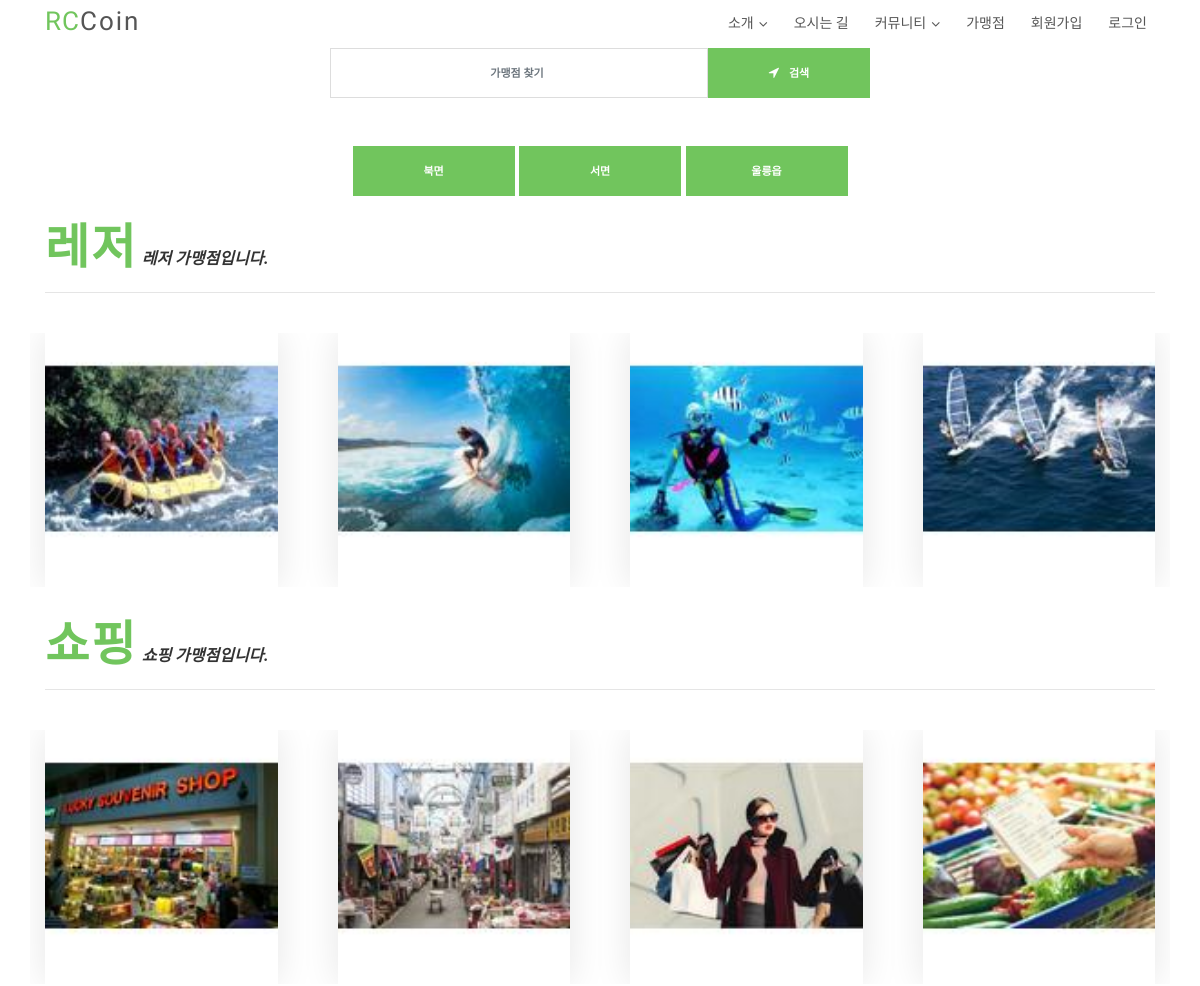
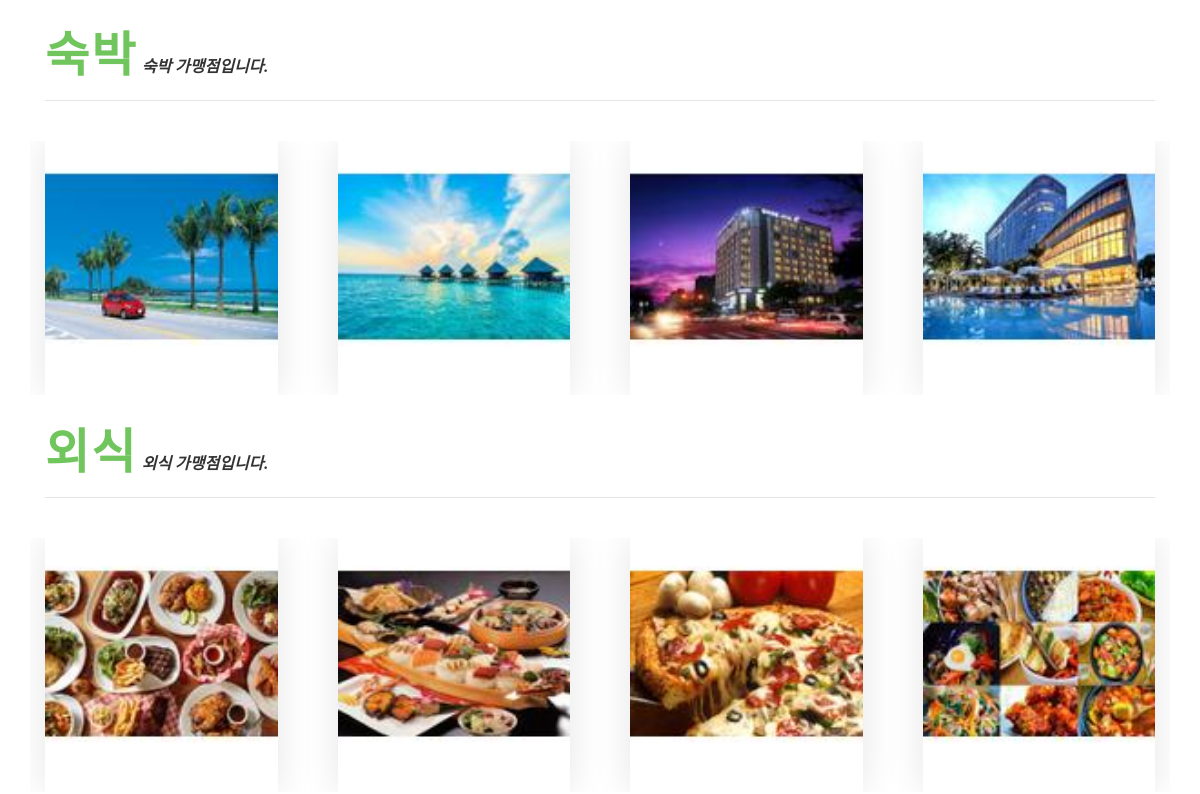
/photo/ (upper part), run on an earlier commit of the app's database (2 pictures, top to bottom).
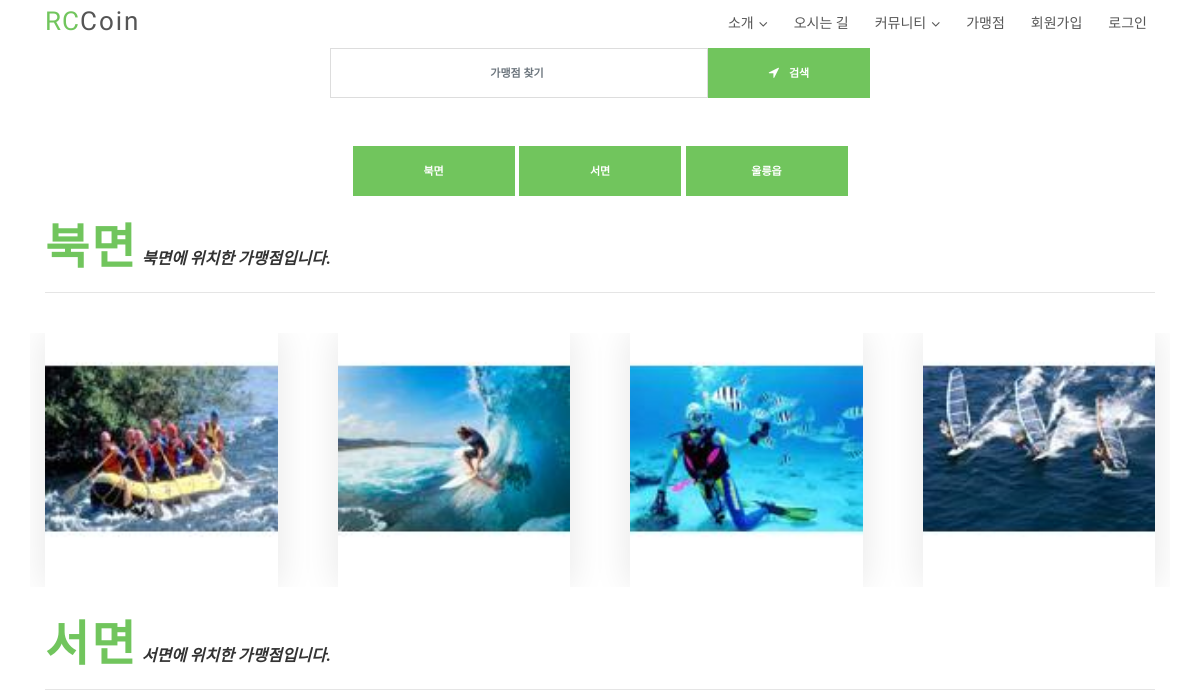
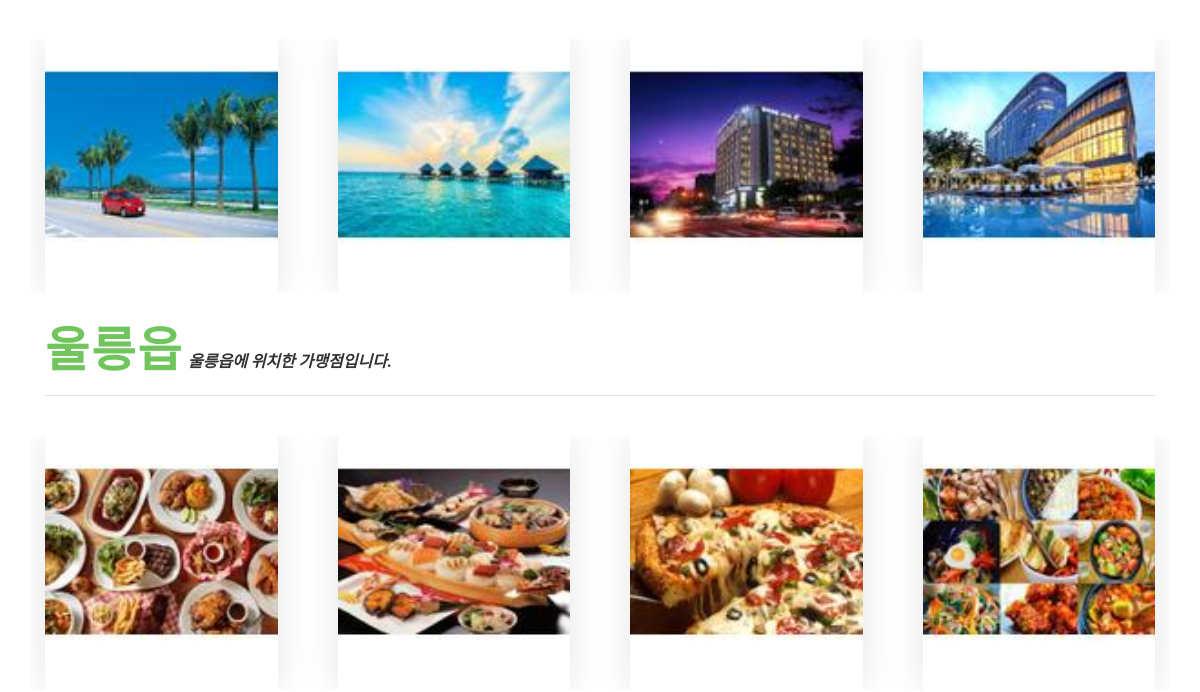
And on a later commit of the database (2 pictures, top to bottom).
### photo/models.py (models this page shows, shortened)
@python_2_unicode_compatible
class Album(models.Model):
    name = models.CharField(max_length=50)
    description = models.CharField('One Line Description', max_length=100, blank=True)
    class Meta:
        ordering = ['name']

@python_2_unicode_compatible
class Photo(models.Model):
    album = models.ForeignKey('Album', on_delete=models.CASCADE)
    title = models.CharField(max_length=50)
    image = ThumbnailImageField(upload_to='photo/%Y/%m')
    description = models.TextField('Photo Description', blank=True)
    upload_date = models.DateTimeField('Upload Date', auto_now_add=True)
    class Meta:
        ordering = ['title']
    def get_absolute_url(self):
        return reverse('photo:photo_detail', args=(self.id,))

### photo/views.py (the view)
class AlbumLV(ListView):
    model = Album

### photo/fields.py (called while the page is built)
def _add_thumb(s):
    parts = s.split(".")
    parts.insert(-1, "thumb")
    if parts[-1].lower() not in ['jpeg','jpg']:
        parts[-1]='jpg'
    return ".".join(parts)

    def _get_thumb_url(self):
        return _add_thumb(self.url)

### photo/templates/photo/album_list.html (shortened to what this page needs)
{% extends 'index_base.html' %}
{% load staticfiles %}
{% block content %}
{% block extrastyle %}{% static "photo/photo.css" %}{% endblock %}
<section id="newsletter" class="newsletter text-center">
    <BR>
      <div class="container">
        <div class="row justify-content-center">
          <div class="col-md-9 col-lg-6">
            <form class="form-inline" method="POST" action="#">
              <input type="search" class="form-control " placeholder="가맹점 찾기" name="store">
              <button type="submit" class="btn btn-default"><i class="fa fa-location-arrow"></i>검색</button>
            </form>
            <a href="{% url 'photo:album_detail' 3 %}"><button type="button" class="btn btn-default">북면</button></a>
            <a href="{% url 'photo:album_detail' 5 %}"><button type="button" class="btn btn-default">서면</button></a>
            <a href="{% url 'photo:album_detail' 2 %}"><button type="button" class="btn btn-default">울릉읍</button></a>
          </div>
        </div>
      </div>
    </section>
<section id="team">
    <div class="container">
        <br>
        {% for item in object_list %}
        <div class="clear_float">
            <h2 id="a" style="display:inline"><a href="{% url 'photo:album_detail' item.id %}"> {{ item.name }}</a></h2>
            <b><i>{{ item.description }}</i></b>
        </div>
        <hr/>
        <div class="album-list">
            <div class="row">
                <div class = "owl-carousel owl-theme">
                    {% for photo in item.photo_set.all %}
                    <div class="col-md-12 col-md-12 col-lg-12">
                        <div class="team-block bottom">
                        <a href="{{ photo.get_absolute_url }}">
                        <img class="thumbnail" src="{{ photo.image.thumb_url }}" />
                        </a>
                        </div>
                    </div>
                    {% endfor %}
                </div>
            </div>
        </div>
        {% endfor %}
    </div>
</section>
{% endblock %}

### templates/index_base.html (shortened to what this page needs)
<!DOCTYPE html>
<html lang="ko">
<head>
    {% load staticfiles %}
    <link href='{% static "lib/bootstrap/css/bootstrap.css" %}' rel="stylesheet">
    <link href='{% static "lib/owlcarousel/assets/owl.carousel.min.css" %}' rel="stylesheet">
    <link href='{% static "lib/owlcarousel/assets/owl.theme.default.min.css" %}' rel="stylesheet">
    <link href='{% static "lib/font-awesome/css/font-awesome.min.css" %}' rel="stylesheet">
    <link href='{% static "lib/animate/animate.min.css" %}' rel="stylesheet">
    <link href='{% static "lib/modal-video/css/modal-video.min.css" %}' rel="stylesheet">
    <link href='{% static "css/style.css" %}' rel="stylesheet">
</head>
<body>
{% block header %}
<header id="header" class="header header-hide">
    <div class="container">
        <div id="logo" class="pull-left">
            <h1><a href="{% url 'index' %}" class="scrollto"><span>RC</span>Coin</a></h1>
        </div>
        <nav id="nav-menu-container">
            <ul class="nav-menu">
                <li class="menu-has-children"><a href="{% url 'intro' %}">소개</a>
                </li>
                <li><a href="{% url 'map' %}">오시는 길</a>
                </li>
                <li class="menu-has-children"><a href="#community">커뮤니티</a>
                </li>
                <li><a href="{% url 'photo:index' %}">가맹점</a>
                </li>
                {% if user.is_authenticated %}
                <li class="menu-has-children"><a href="#myInfo">마이페이지</a>
                    <ul>
                        <li><a href="{% url 'profile:account_myInfo' user.id %}">정보수정</a></li>
                        <li><a href="{% url 'logout' %}">로그아웃</a></li>
                    </ul>
                </li>
                {% else %}
                <li class="menu-has-children"><a href="{% url 'profile:signup' %}">회원가입</a></li>
                <li><a href="{% url 'login' %}">로그인</a></li>
                {% endif %}
            </ul>
        </nav>
    </div>
</header>
{% endblock header %}
{% block content %} {% endblock content %}
</body>
</html>

### static/css/style.css (style rules this page uses)
body { background-color: #fff; color: #333; }
h1, h2, h3, h4, h5, h6 { margin: 0; }
h2 { color: #000; font-weight: 600; }
a { letter-spacing: 2px; text-decoration: none; }
ul { letter-spacing: 1px; }
li { color: #626262; font-size: 13px; font-weight: 400; letter-spacing: 2px; line-height: 30px; text-transform: capitalize; }
span { letter-spacing: 1px; }
.btn { border: 1px solid #fff; border-radius: 50px; color: #fff; font-size: 11px; font-weight: 600; padding: 15px 40px; text-transform: uppercase; -moz-transition: all 0.5s ease-in-out 0s; -ms-transition: all 0.5s ease-in-out 0s; -o-transition: all 0.5s ease-in-out 0s; -webkit-transition: all 0.5s ease-in-out 0s; transition: all 0.5s ease-in-out 0s; }
.fa { font-size: 13px; }
#header { background: #fff; position: fixed; left: 0; top: 0; right: 0; height: 48px; z-index: 3; transition: all 0.5s ease; }
#header #logo { padding: 6px 0 0 0; }
#header #logo h1 { color: #505050; font-family: "Philosopher", sans-serif; font-size: 26px; font-weight: 500; letter-spacing: 1px; margin: 0; }
#header #logo h1 a { color: #555; line-height: 1; display: inline-block; text-decoration: none; }
#header #logo h1 a span { color: #71c55d; }
.nav-menu, .nav-menu * { margin: 0; padding: 0; list-style: none; }
.nav-menu li { position: relative; white-space: nowrap; }
.nav-menu > li { float: left; }
.sf-arrows .sf-with-ul { padding-right: 22px; }
.sf-arrows .sf-with-ul:after { content: "\f107"; position: absolute; right: 8px; margin-top: 1px; font-family: FontAwesome; font-style: normal; font-weight: normal; }
#nav-menu-container { float: right; margin: 0 0 0 0; }
.nav-menu a { padding: 8px 8px; text-decoration: none; display: inline-block; color: #555; font-family: "Roboto", sans-serif; font-weight: 400; font-size: 14px; outline: none; letter-spacing: 0; transition: 0.3s; }
.nav-menu > li { margin-left: 10px; }
#mobile-nav { position: fixed; top: 0; padding-top: 18px; bottom: 0; z-index: 998; background: rgba(52, 59, 64, 0.9); left: -260px; width: 260px; overflow-y: auto; transition: 0.4s; }
#mobile-nav ul { padding: 0; margin: 0; list-style: none; }
#mobile-nav ul li { position: relative; }
#mobile-nav ul li a { color: #fff; font-size: 14px; overflow: hidden; padding: 6px 22px 6px 15px; position: relative; text-decoration: none; width: 100%; display: block; outline: none; letter-spacing: 0; }
.owl-item img { cursor: pointer; }
#team h2 { margin: 0 0 10px 0; font-size: 48px; font-weight: 700; line-height: 56px; font-family: "Philosopher", sans-serif; color: #71c55d; }
#team .team-block { box-shadow: 0 0 35px rgba(0, 0, 0, 0.1); height: 254px; overflow: hidden; position: relative; width: 100%; }
#team .team-block img { width: 100%; }
#team .container .clear_float h2 > a { margin: 0 0 10px 0; font-size: 48px; font-weight: 700; line-height: 56px; font-family: "Philosopher", sans-serif; color: #71c55d; }
#newsletter { background-size: cover; }
#newsletter .form-control { background-color: transparent; border: 1px solid #dddddd; border-radius: 0; color: #888; font-size: 11px; font-weight: 600; height: 50px; text-align: center; width: 70%; background: #fff; }
#newsletter .btn { background: #71c55d; border: 0; border-radius: 0; height: 50px; width: 30%; transition: 0.3s; }
#newsletter .btn .fa { padding-right: 10px; }

What changed in the data, as far as the page shows it:
removed Album: name "쇼핑", description "쇼핑 가맹점입니다."
removed Photo: shows a picture, shown under "쇼핑"
removed Photo: shows a picture, shown under "쇼핑"
removed Photo: shows a picture, shown under "쇼핑"
removed Photo: shows a picture, shown under "쇼핑"
changed Album: name "레저" → "북면"; description "레저 가맹점입니다." → "북면에 위치한 가맹점입니다."
changed Album: name "숙박" → "서면"; description "숙박 가맹점입니다." → "서면에 위치한 가맹점입니다."
changed Album: name "외식" → "울릉읍"; description "외식 가맹점입니다." → "울릉읍에 위치한 가맹점입니다."
